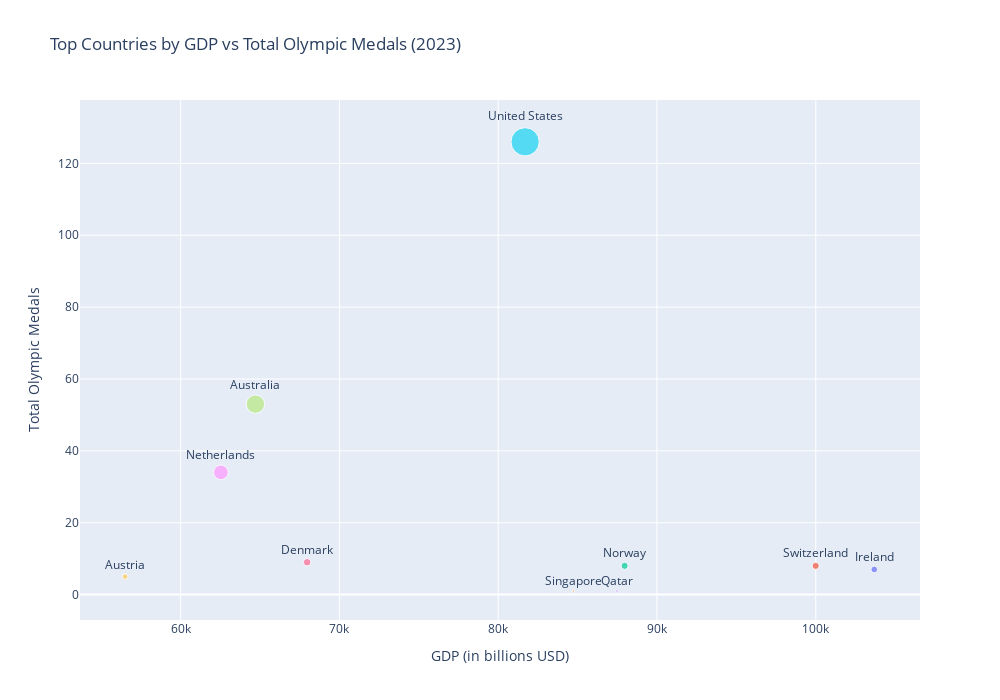

The notebook cell saved with this chart:
### Code cell
import pandas as pd
import os
import plotly.express as px

def load_olympics_data():
    """
    Load Olympics dataset from local or Kaggle environment.
    Returns:
        DataFrame: Olympics data with medals, GDP, and population.
    """
    env_name = os.environ.get('KAGGLE_KERNEL_RUN_TYPE', 'Localhost')
    if env_name == "Localhost":
        df = pd.read_csv('../datasets/New/olympics-economics.csv', low_memory=False)
    else:
        df = pd.read_csv("/kaggle/input/olympics/olympics-economics.csv")
    return df

def get_top_gdp_countries(df, top_n=10, include_countries=None):
    """
    Get top N countries by GDP and optionally include specific countries.
    
    Args:
        df (DataFrame): Olympics data.
        top_n (int): Number of top GDP countries.
        include_countries (list): List of country names to always include.
        
    Returns:
        DataFrame: Filtered dataframe with top GDP countries + included countries.
    """
    # Clean 'country' column
    if 'country' not in df.columns:
        for col in df.columns:
            if col.lower() == 'country':
                df.rename(columns={col: 'country'}, inplace=True)
                break
    df['country'] = df['country'].astype(str).str.strip()

    # Sort and select top N
    top_df = df.sort_values(by='gdp', ascending=False).head(top_n)

    # Always include specified countries
    if include_countries:
        include_countries_clean = [c.strip() for c in include_countries]
        extra_df = df[df['country'].isin(include_countries_clean)]
        combined_df = pd.concat([top_df, extra_df], ignore_index=True)
        combined_df = combined_df.drop_duplicates(subset='country')
        combined_df = combined_df.sort_values(by='gdp', ascending=False).reset_index(drop=True)
    else:
        combined_df = top_df.reset_index(drop=True)

    return combined_df

def plot_gdp_vs_medals(df):
    """
    Plot a scatter plot of GDP vs Total Medals using Plotly.
    
    Args:
        df (DataFrame): Filtered Olympics data.
    """
    fig = px.scatter(df,
                     x='gdp',
                     y='total',
                     text='country',
                     size='total',
                     color='country',
                     hover_name='country',
                     labels={'gdp': 'GDP (in billions USD)', 'total': 'Total Medals'},
                     title='Top Countries by GDP vs Total Olympic Medals (2023)',
                     height=700,
                     width=1000)

    fig.update_traces(textposition='top center')
    fig.update_layout(xaxis_title='GDP (in billions USD)',
                      yaxis_title='Total Olympic Medals',
                      showlegend=False)
    fig.show()

# Main Execution
if __name__ == "__main__":
    # Load dataset
    df_olympics = load_olympics_data()
    
    # Countries to always include
    include_countries = ["Finland", "Pakistan"]

    # Get top GDP countries + includes
    top_gdp_df = get_top_gdp_countries(df_olympics, top_n=10, include_countries=include_countries)

    # Plot GDP vs Total Medals
    plot_gdp_vs_medals(top_gdp_df)

### Figure 1 — Plotly figure (JSON) as saved in the notebook; plotly's stock layout.template omitted (floating-point values rounded to 4 significant figures)
{"data": [{"hovertemplate": "<b>%{hovertext}</b><br><br>country=%{text}<br>GDP (in billions USD)=%{x}<br>Total Medals=%{marker.size}<extra></extra>", "hovertext": ["Ireland"], "legendgroup": "Ireland", "marker": {"color": "#636efa", "size": [7], "sizemode": "area", "sizeref": 0.315, "symbol": "circle"}, "mode": "markers+text", "name": "Ireland", "orientation": "v", "showlegend": true, "text": ["Ireland"], "textposition": "top center", "type": "scatter", "x": [103700.0], "xaxis": "x", "y": [7], "yaxis": "y"}, {"hovertemplate": "<b>%{hovertext}</b><br><br>country=%{text}<br>GDP (in billions USD)=%{x}<br>Total Medals=%{marker.size}<extra></extra>", "hovertext": ["Switzerland"], "legendgroup": "Switzerland", "marker": {"color": "#EF553B", "size": [8], "sizemode": "area", "sizeref": 0.315, "symbol": "circle"}, "mode": "markers+text", "name": "Switzerland", "orientation": "v", "showlegend": true, "text": ["Switzerland"], "textposition": "top center", "type": "scatter", "x": [99990.0], "xaxis": "x", "y": [8], "yaxis": "y"}, {"hovertemplate": "<b>%{hovertext}</b><br><br>country=%{text}<br>GDP (in billions USD)=%{x}<br>Total Medals=%{marker.size}<extra></extra>", "hovertext": ["Norway"], "legendgroup": "Norway", "marker": {"color": "#00cc96", "size": [8], "sizemode": "area", "sizeref": 0.315, "symbol": "circle"}, "mode": "markers+text", "name": "Norway", "orientation": "v", "showlegend": true, "text": ["Norway"], "textposition": "top center", "type": "scatter", "x": [87960.0], "xaxis": "x", "y": [8], "yaxis": "y"}, {"hovertemplate": "<b>%{hovertext}</b><br><br>country=%{text}<br>GDP (in billions USD)=%{x}<br>Total Medals=%{marker.size}<extra></extra>", "hovertext": ["Qatar"], "legendgroup": "Qatar", "marker": {"color": "#ab63fa", "size": [1], "sizemode": "area", "sizeref": 0.315, "symbol": "circle"}, "mode": "markers+text", "name": "Qatar", "orientation": "v", "showlegend": true, "text": ["Qatar"], "textposition": "top center", "type": "scatter", "x": [87480.0], "xaxis": "x", "y": [1], "yaxis": "y"}, {"hovertemplate": "<b>%{hovertext}</b><br><br>country=%{text}<br>GDP (in billions USD)=%{x}<br>Total Medals=%{marker.size}<extra></extra>", "hovertext": ["Singapore"], "legendgroup": "Singapore", "marker": {"color": "#FFA15A", "size": [1], "sizemode": "area", "sizeref": 0.315, "symbol": "circle"}, "mode": "markers+text", "name": "Singapore", "orientation": "v", "showlegend": true, "text": ["Singapore"], "textposition": "top center", "type": "scatter", "x": [84730.0], "xaxis": "x", "y": [1], "yaxis": "y"}, {"hovertemplate": "<b>%{hovertext}</b><br><br>country=%{text}<br>GDP (in billions USD)=%{x}<br>Total Medals=%{marker.size}<extra></extra>", "hovertext": ["United States"], "legendgroup": "United States", "marker": {"color": "#19d3f3", "size": [126], "sizemode": "area", "sizeref": 0.315, "symbol": "circle"}, "mode": "markers+text", "name": "United States", "orientation": "v", "showlegend": true, "text": ["United States"], "textposition": "top center", "type": "scatter", "x": [81700.0], "xaxis": "x", "y": [126], "yaxis": "y"}, {"hovertemplate": "<b>%{hovertext}</b><br><br>country=%{text}<br>GDP (in billions USD)=%{x}<br>Total Medals=%{marker.size}<extra></extra>", "hovertext": ["Denmark"], "legendgroup": "Denmark", "marker": {"color": "#FF6692", "size": [9], "sizemode": "area", "sizeref": 0.315, "symbol": "circle"}, "mode": "markers+text", "name": "Denmark", "orientation": "v", "showlegend": true, "text": ["Denmark"], "textposition": "top center", "type": "scatter", "x": [67970.0], "xaxis": "x", "y": [9], "yaxis": "y"}, {"hovertemplate": "<b>%{hovertext}</b><br><br>country=%{text}<br>GDP (in billions USD)=%{x}<br>Total Medals=%{marker.size}<extra></extra>", "hovertext": ["Australia"], "legendgroup": "Australia", "marker": {"color": "#B6E880", "size": [53], "sizemode": "area", "sizeref": 0.315, "symbol": "circle"}, "mode": "markers+text", "name": "Australia", "orientation": "v", "showlegend": true, "text": ["Australia"], "textposition": "top center", "type": "scatter", "x": [64710.0], "xaxis": "x", "y": [53], "yaxis": "y"}, {"hovertemplate": "<b>%{hovertext}</b><br><br>country=%{text}<br>GDP (in billions USD)=%{x}<br>Total Medals=%{marker.size}<extra></extra>", "hovertext": ["Netherlands"], "legendgroup": "Netherlands", "marker": {"color": "#FF97FF", "size": [34], "sizemode": "area", "sizeref": 0.315, "symbol": "circle"}, "mode": "markers+text", "name": "Netherlands", "orientation": "v", "showlegend": true, "text": ["Netherlands"], "textposition": "top center", "type": "scatter", "x": [62540.0], "xaxis": "x", "y": [34], "yaxis": "y"}, {"hovertemplate": "<b>%{hovertext}</b><br><br>country=%{text}<br>GDP (in billions USD)=%{x}<br>Total Medals=%{marker.size}<extra></extra>", "hovertext": ["Austria"], "legendgroup": "Austria", "marker": {"color": "#FECB52", "size": [5], "sizemode": "area", "sizeref": 0.315, "symbol": "circle"}, "mode": "markers+text", "name": "Austria", "orientation": "v", "showlegend": true, "text": ["Austria"], "textposition": "top center", "type": "scatter", "x": [56510.0], "xaxis": "x", "y": [5], "yaxis": "y"}], "layout": {"height": 700, "legend": {"itemsizing": "constant", "title": {"text": "country"}, "tracegroupgap": 0}, "showlegend": false, "title": {"text": "Top Countries by GDP vs Total Olympic Medals (2023)"}, "width": 1000, "xaxis": {"anchor": "y", "autorange": true, "domain": [0, 1], "range": [53660.0, 106600.0], "title": {"text": "GDP (in billions USD)"}, "type": "linear"}, "yaxis": {"anchor": "x", "autorange": true, "domain": [0, 1], "range": [-7.07, 137.6], "title": {"text": "Total Olympic Medals"}, "type": "linear"}}}
